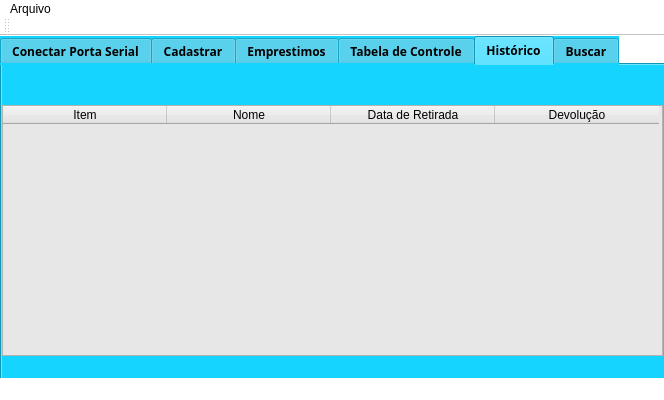
<?xml version="1.0" encoding="UTF-8"?>
<ui version="4.0">
 <class>MainWindow</class>
 <widget class="QMainWindow" name="MainWindow">
  <property name="geometry">
   <rect>
    <x>0</x>
    <y>0</y>
    <width>664</width>
    <height>400</height>
   </rect>
  </property>
  <property name="windowTitle">
   <string>MainWindow</string>
  </property>
  <property name="styleSheet">
   <string notr="true">background-color:#fff;
color :#000</string>
  </property>
  <widget class="QWidget" name="centralWidget">
   <widget class="QTabWidget" name="table">
    <property name="geometry">
     <rect>
      <x>0</x>
      <y>0</y>
      <width>671</width>
      <height>351</height>
     </rect>
    </property>
    <property name="font">
     <font>
      <family>Source Code Pro</family>
      <pointsize>9</pointsize>
      <weight>75</weight>
      <bold>true</bold>
     </font>
    </property>
    <property name="styleSheet">
     <string notr="true">background-color:rgb(21, 212, 255);
color :#000</string>
    </property>
    <property name="currentIndex">
     <number>4</number>
    </property>
    <widget class="QWidget" name="widget">
     <attribute name="title">
      <string>Conectar Porta Serial</string>
     </attribute>
     <widget class="QPushButton" name="btn_okPortaSerial">
      <property name="geometry">
       <rect>
        <x>220</x>
        <y>140</y>
        <width>75</width>
        <height>23</height>
       </rect>
      </property>
      <property name="font">
       <font/>
      </property>
      <property name="cursor">
       <cursorShape>PointingHandCursor</cursorShape>
      </property>
      <property name="styleSheet">
       <string notr="true">background-color:#dddbd8;
color :#000</string>
      </property>
      <property name="text">
       <string>Abrir</string>
      </property>
     </widget>
     <widget class="QWidget" name="layoutWidget">
      <property name="geometry">
       <rect>
        <x>180</x>
        <y>90</y>
        <width>309</width>
        <height>24</height>
       </rect>
      </property>
      <layout class="QHBoxLayout" name="horizontalLayout">
       <item>
        <widget class="QLabel" name="lbl_portaSerial">
         <property name="font">
          <font>
           <family>Source Code Pro</family>
           <pointsize>9</pointsize>
           <weight>75</weight>
           <bold>true</bold>
          </font>
         </property>
         <property name="cursor">
          <cursorShape>ArrowCursor</cursorShape>
         </property>
         <property name="text">
          <string>Informe o nome da porta:</string>
         </property>
        </widget>
       </item>
       <item>
        <widget class="QComboBox" name="cb_serial">
         <property name="styleSheet">
          <string notr="true">background-color:#dddbd8;
color :#000</string>
         </property>
        </widget>
       </item>
      </layout>
     </widget>
     <widget class="QLabel" name="lbl_serial">
      <property name="geometry">
       <rect>
        <x>190</x>
        <y>120</y>
        <width>301</width>
        <height>16</height>
       </rect>
      </property>
      <property name="font">
       <font>
        <family>Source Code Pro</family>
        <pointsize>9</pointsize>
        <weight>75</weight>
        <bold>true</bold>
       </font>
      </property>
      <property name="text">
       <string/>
      </property>
     </widget>
     <widget class="QPushButton" name="btn_closeSerial">
      <property name="geometry">
       <rect>
        <x>390</x>
        <y>140</y>
        <width>75</width>
        <height>23</height>
       </rect>
      </property>
      <property name="styleSheet">
       <string notr="true">background-color:#dddbd8;
color :#000</string>
      </property>
      <property name="text">
       <string>Fechar</string>
      </property>
     </widget>
    </widget>
    <widget class="QWidget" name="tab_2">
     <attribute name="title">
      <string>Cadastrar</string>
     </attribute>
     <widget class="QGroupBox" name="gb_cadastro">
      <property name="geometry">
       <rect>
        <x>40</x>
        <y>70</y>
        <width>581</width>
        <height>111</height>
       </rect>
      </property>
      <property name="title">
       <string/>
      </property>
      <widget class="QWidget" name="layoutWidget">
       <property name="geometry">
        <rect>
         <x>140</x>
         <y>20</y>
         <width>323</width>
         <height>24</height>
        </rect>
       </property>
       <layout class="QHBoxLayout" name="horizontalLayout_4">
        <item>
         <widget class="QLabel" name="lbl_nomeObjeto">
          <property name="font">
           <font>
            <family>Source Code Pro</family>
            <pointsize>9</pointsize>
            <weight>75</weight>
            <bold>true</bold>
           </font>
          </property>
          <property name="text">
           <string>Informe o nome do objeto: </string>
          </property>
         </widget>
        </item>
        <item>
         <widget class="QLineEdit" name="le_nomeObjeto">
          <property name="font">
           <font/>
          </property>
          <property name="styleSheet">
           <string notr="true">background-color:#fff;
color :#000</string>
          </property>
         </widget>
        </item>
       </layout>
      </widget>
      <widget class="QLabel" name="lbl_leitura">
       <property name="geometry">
        <rect>
         <x>120</x>
         <y>50</y>
         <width>361</width>
         <height>21</height>
        </rect>
       </property>
       <property name="font">
        <font>
         <family>Source Code Pro</family>
         <pointsize>9</pointsize>
         <weight>75</weight>
         <bold>true</bold>
        </font>
       </property>
       <property name="text">
        <string/>
       </property>
      </widget>
      <widget class="QPushButton" name="Inserir">
       <property name="geometry">
        <rect>
         <x>280</x>
         <y>80</y>
         <width>75</width>
         <height>23</height>
        </rect>
       </property>
       <property name="cursor">
        <cursorShape>PointingHandCursor</cursorShape>
       </property>
       <property name="styleSheet">
        <string notr="true">background-color:#dddbd8;
color :#000</string>
       </property>
       <property name="text">
        <string>Inserir</string>
       </property>
      </widget>
     </widget>
    </widget>
    <widget class="QWidget" name="tab_3">
     <attribute name="title">
      <string>Emprestimos</string>
     </attribute>
     <widget class="QGroupBox" name="gb_abaEmprestimo">
      <property name="geometry">
       <rect>
        <x>0</x>
        <y>0</y>
        <width>661</width>
        <height>331</height>
       </rect>
      </property>
      <property name="title">
       <string/>
      </property>
      <widget class="QPushButton" name="btn_emprestimo">
       <property name="geometry">
        <rect>
         <x>290</x>
         <y>50</y>
         <width>101</width>
         <height>23</height>
        </rect>
       </property>
       <property name="cursor">
        <cursorShape>PointingHandCursor</cursorShape>
       </property>
       <property name="styleSheet">
        <string notr="true">background-color:#dddbd8;
color :#000</string>
       </property>
       <property name="text">
        <string>OK</string>
       </property>
      </widget>
      <widget class="QLabel" name="lbl_msgEmprestimo">
       <property name="geometry">
        <rect>
         <x>120</x>
         <y>20</y>
         <width>401</width>
         <height>20</height>
        </rect>
       </property>
       <property name="font">
        <font>
         <family>Source Code Pro</family>
         <pointsize>9</pointsize>
         <weight>75</weight>
         <bold>true</bold>
        </font>
       </property>
       <property name="text">
        <string/>
       </property>
      </widget>
      <widget class="QTableWidget" name="tabelaEmprestimo">
       <property name="geometry">
        <rect>
         <x>0</x>
         <y>150</y>
         <width>661</width>
         <height>161</height>
        </rect>
       </property>
       <property name="font">
        <font/>
       </property>
       <property name="styleSheet">
        <string notr="true">background-color:#e7e7e7;
color :#000</string>
       </property>
       <attribute name="horizontalHeaderDefaultSectionSize">
        <number>219</number>
       </attribute>
       <column>
        <property name="text">
         <string>Nome</string>
        </property>
       </column>
       <column>
        <property name="text">
         <string>Item</string>
        </property>
       </column>
       <column>
        <property name="text">
         <string>Data do Empréstimo</string>
        </property>
       </column>
      </widget>
      <widget class="QGroupBox" name="gb_Emprestimo">
       <property name="geometry">
        <rect>
         <x>0</x>
         <y>80</y>
         <width>661</width>
         <height>71</height>
        </rect>
       </property>
       <property name="title">
        <string/>
       </property>
       <widget class="QWidget" name="layoutWidget">
        <property name="geometry">
         <rect>
          <x>110</x>
          <y>10</y>
          <width>439</width>
          <height>50</height>
         </rect>
        </property>
        <layout class="QHBoxLayout" name="horizontalLayout_3">
         <item>
          <widget class="QLabel" name="lbl_nomeEmprestimo">
           <property name="font">
            <font>
             <family>Source Code Pro</family>
             <pointsize>9</pointsize>
             <weight>75</weight>
             <bold>true</bold>
            </font>
           </property>
           <property name="text">
            <string>Nome:</string>
           </property>
          </widget>
         </item>
         <item>
          <spacer name="horizontalSpacer">
           <property name="orientation">
            <enum>Qt::Horizontal</enum>
           </property>
           <property name="sizeHint" stdset="0">
            <size>
             <width>40</width>
             <height>20</height>
            </size>
           </property>
          </spacer>
         </item>
         <item>
          <widget class="QLineEdit" name="le_nomeEmprestimo">
           <property name="styleSheet">
            <string notr="true">background-color:#fff;
color :#000</string>
           </property>
          </widget>
         </item>
        </layout>
       </widget>
      </widget>
     </widget>
    </widget>
    <widget class="QWidget" name="tab">
     <attribute name="title">
      <string>Tabela de Controle</string>
     </attribute>
     <widget class="QTableWidget" name="tabela">
      <property name="geometry">
       <rect>
        <x>0</x>
        <y>40</y>
        <width>661</width>
        <height>251</height>
       </rect>
      </property>
      <property name="font">
       <font>
        <family>Source Code Pro</family>
        <weight>75</weight>
        <bold>true</bold>
       </font>
      </property>
      <property name="styleSheet">
       <string notr="true">background-color:#e7e7e7;
color :#000</string>
      </property>
      <attribute name="horizontalHeaderDefaultSectionSize">
       <number>219</number>
      </attribute>
      <column>
       <property name="text">
        <string>Item</string>
       </property>
      </column>
      <column>
       <property name="text">
        <string>Código do Item</string>
       </property>
      </column>
      <column>
       <property name="text">
        <string>Disponibilidade</string>
       </property>
      </column>
     </widget>
    </widget>
    <widget class="QWidget" name="tab_4">
     <attribute name="title">
      <string>Histórico</string>
     </attribute>
     <widget class="QTableWidget" name="tabelaHistorico">
      <property name="geometry">
       <rect>
        <x>0</x>
        <y>40</y>
        <width>661</width>
        <height>251</height>
       </rect>
      </property>
      <property name="styleSheet">
       <string notr="true">background-color:#e7e7e7;
color :#000</string>
      </property>
      <attribute name="horizontalHeaderDefaultSectionSize">
       <number>164</number>
      </attribute>
      <column>
       <property name="text">
        <string>Item</string>
       </property>
      </column>
      <column>
       <property name="text">
        <string>Nome</string>
       </property>
      </column>
      <column>
       <property name="text">
        <string>Data de Retirada</string>
       </property>
      </column>
      <column>
       <property name="text">
        <string>Devolução</string>
       </property>
      </column>
     </widget>
    </widget>
    <widget class="QWidget" name="tab_5">
     <attribute name="title">
      <string>Buscar</string>
     </attribute>
     <widget class="QLabel" name="lbl_msgBusca">
      <property name="geometry">
       <rect>
        <x>90</x>
        <y>100</y>
        <width>441</width>
        <height>21</height>
       </rect>
      </property>
      <property name="font">
       <font>
        <family>Source Code Pro</family>
        <pointsize>9</pointsize>
        <weight>75</weight>
        <bold>true</bold>
       </font>
      </property>
      <property name="text">
       <string/>
      </property>
     </widget>
     <widget class="QWidget" name="layoutWidget_2">
      <property name="geometry">
       <rect>
        <x>90</x>
        <y>10</y>
        <width>439</width>
        <height>50</height>
       </rect>
      </property>
      <layout class="QHBoxLayout" name="horizontalLayout_5">
       <item>
        <widget class="QLabel" name="lbl_NomeBusca">
         <property name="font">
          <font>
           <family>Source Code Pro</family>
           <pointsize>9</pointsize>
           <weight>75</weight>
           <bold>true</bold>
          </font>
         </property>
         <property name="text">
          <string>Informe o nome do item:</string>
         </property>
        </widget>
       </item>
       <item>
        <spacer name="horizontalSpacer_2">
         <property name="orientation">
          <enum>Qt::Horizontal</enum>
         </property>
         <property name="sizeHint" stdset="0">
          <size>
           <width>40</width>
           <height>20</height>
          </size>
         </property>
        </spacer>
       </item>
       <item>
        <widget class="QLineEdit" name="le_buscarNome">
         <property name="styleSheet">
          <string notr="true">background-color:#fff;
color :#000</string>
         </property>
        </widget>
       </item>
      </layout>
     </widget>
     <widget class="QPushButton" name="btn_buscar">
      <property name="geometry">
       <rect>
        <x>270</x>
        <y>70</y>
        <width>75</width>
        <height>23</height>
       </rect>
      </property>
      <property name="styleSheet">
       <string notr="true">background-color:#dddbd8;
color :#000</string>
      </property>
      <property name="text">
       <string>Buscar</string>
      </property>
     </widget>
     <widget class="QTableWidget" name="tabelaBusca">
      <property name="geometry">
       <rect>
        <x>10</x>
        <y>130</y>
        <width>641</width>
        <height>151</height>
       </rect>
      </property>
      <property name="styleSheet">
       <string notr="true">background-color:#e7e7e7;
color :#000</string>
      </property>
      <attribute name="horizontalHeaderDefaultSectionSize">
       <number>212</number>
      </attribute>
      <column>
       <property name="text">
        <string>Item</string>
       </property>
      </column>
      <column>
       <property name="text">
        <string>Código</string>
       </property>
      </column>
      <column>
       <property name="text">
        <string>Disponibilidade</string>
       </property>
      </column>
     </widget>
     <widget class="QPushButton" name="pushButton">
      <property name="geometry">
       <rect>
        <x>474</x>
        <y>290</y>
        <width>131</width>
        <height>23</height>
       </rect>
      </property>
      <property name="styleSheet">
       <string notr="true">background-color:#dddbd8;
color :#000</string>
      </property>
      <property name="text">
       <string>Limpar tabela</string>
      </property>
     </widget>
    </widget>
   </widget>
  </widget>
  <widget class="QMenuBar" name="menuBar">
   <property name="geometry">
    <rect>
     <x>0</x>
     <y>0</y>
     <width>664</width>
     <height>26</height>
    </rect>
   </property>
   <widget class="QMenu" name="menuArquivo">
    <property name="title">
     <string>Arquivo</string>
    </property>
    <addaction name="separator"/>
    <addaction name="actionSalvar"/>
    <addaction name="actionCarregar"/>
   </widget>
   <addaction name="menuArquivo"/>
  </widget>
  <widget class="QToolBar" name="mainToolBar">
   <attribute name="toolBarArea">
    <enum>TopToolBarArea</enum>
   </attribute>
   <attribute name="toolBarBreak">
    <bool>false</bool>
   </attribute>
  </widget>
  <widget class="QStatusBar" name="statusBar"/>
  <action name="actionNovo_Cadastro">
   <property name="text">
    <string>Novo Cadastro</string>
   </property>
  </action>
  <action name="actionSalvar">
   <property name="text">
    <string>Salvar</string>
   </property>
   <property name="shortcut">
    <string>Ctrl+S</string>
   </property>
  </action>
  <action name="actionCarregar">
   <property name="text">
    <string>Carregar</string>
   </property>
   <property name="shortcut">
    <string>Ctrl+O</string>
   </property>
  </action>
 </widget>
 <layoutdefault spacing="6" margin="11"/>
 <resources/>
 <connections/>
</ui>
